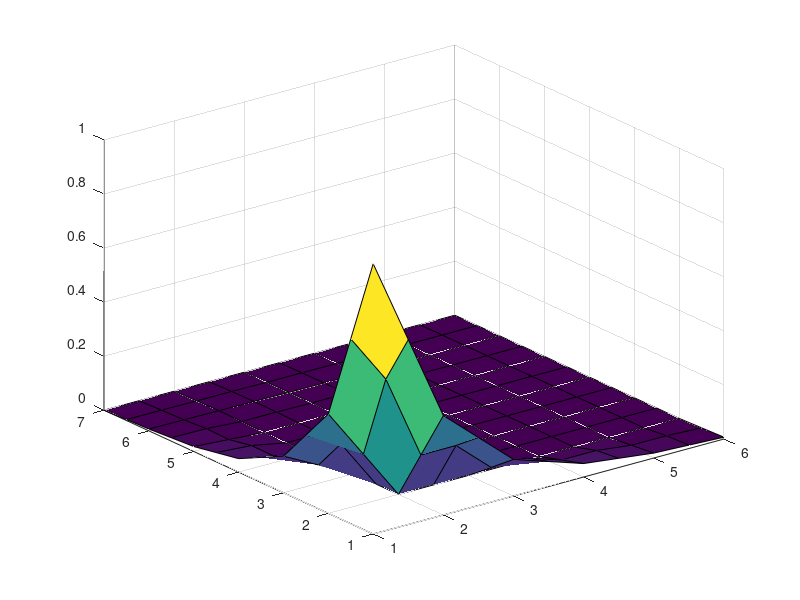
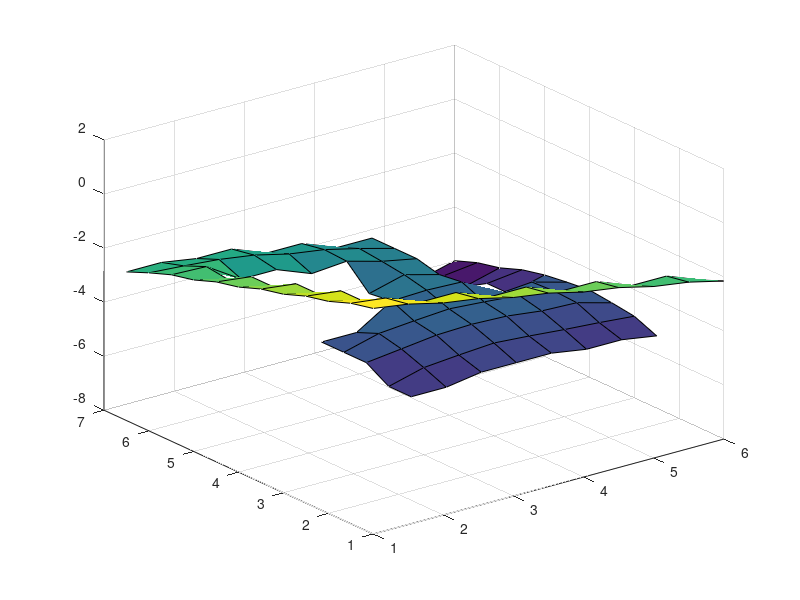
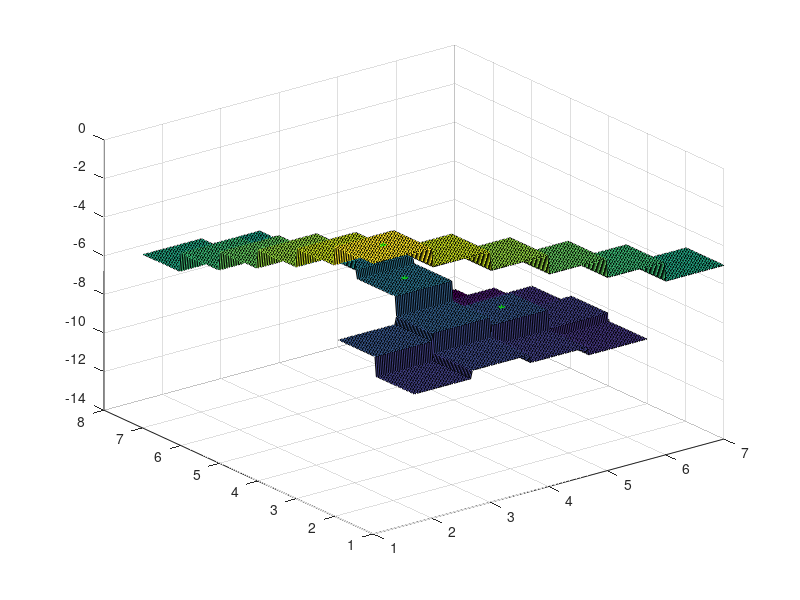

These figures' MATLAB source, in order: (Note: this script raises an error after producing the figures.)
clc
clear all
adjm=[1 1 1 1 1 1 
      1 0 0 0 0 0 
      1 0 1 1 1 1 
      1 0 1 1 1 1 
      1 0 0 1 0 1 
      1 1 1 1 0 1
      0 0 0 0 0 1];
count=1;countmain=2;
row=size(adjm,1);
column=size(adjm,2);
sr=7;
sc=6;
er=1;
ec=1;
presentrow=sr; 
presentcolumn=sc;
moves(count,1)=sr; moves(count,2)=sc;
while(presentrow~=er || presentcolumn~=ec)
    A = zeros(row,column);A(er,ec)=1;
    arr2=zeros(row+column,2);arr1=zeros(row+column,2);
    flag=1;count1=1;count2=1;loop=1;arr1(1,1)=er;arr1(1,2)=ec;
    while(flag==1)
        if(mod(loop,2)==1)
            count2=0;flag=0;
            for i=1:count1
                for j=-1:1
                    for k=-1:1
                        if ((j~=0 || k~=0) && arr1(i,1)+j>=1 && arr1(i,1)+j<=row && arr1(i,2)+k>=1 && arr1(i,2)+k<=column && adjm(arr1(i,1)+j,arr1(i,2)+k)==1 && exp(-sqrt(j^2+k^2))*A(arr1(i,1),arr1(i,2))>A(arr1(i,1)+j,arr1(i,2)+k))
                            arr2(count2+1,1)=arr1(i,1)+j;
                            arr2(count2+1,2)=arr1(i,2)+k;
                            count2=count2+1;
                            A(arr1(i,1)+j,arr1(i,2)+k)=exp(-sqrt(j^2+k^2))*A(arr1(i,1),arr1(i,2));
                            flag=1;
                        end
                    end
                end
            end
        else
            count1=0;flag=0;
            for i=1:count2
                for j=-1:1
                    for k=-1:1
                        if ((j~=0 || k~=0) && arr2(i,1)+j>=1 && arr2(i,1)+j<=row && arr2(i,2)+k>=1 && arr2(i,2)+k<=column && adjm(arr2(i,1)+j,arr2(i,2)+k)==1 && exp(-sqrt(j^2+k^2))*A(arr2(i,1),arr2(i,2))>A(arr2(i,1)+j,arr2(i,2)+k))
                            arr1(count1+1,1)=arr2(i,1)+j;
                            arr1(count1+1,2)=arr2(i,2)+k;
                            count1=count1+1;
                            A(arr2(i,1)+j,arr2(i,2)+k)=exp(-sqrt(j^2+k^2))*A(arr2(i,1),arr2(i,2));
                            flag=1;
                        end
                    end
                end
            end
        end
        loop=loop+1;
    end
    
    x=1:0.5:column;
    y=1:0.5:row;
    Z =(max(A(ceil(y),ceil(x))+A(floor(y),floor(x)),A(floor(y),ceil(x))+A(ceil(y),floor(x))))/2;
    figure (1)
    surf(x,y,Z);
    
    x=1:0.5:column;
    y=1:0.5:row;
    Z =log(max(A(ceil(y),ceil(x))+A(floor(y),floor(x)),A(floor(y),ceil(x))+A(ceil(y),floor(x))))/2;
    figure (2)
    surf(x,y,Z);
    count=countmain;
    while(presentrow~=er || presentcolumn~=ec)
        maxgrad=0;
        for j=-1:1
            for k=-1:1
                if ((j~=0 || k~=0) && presentrow+j>=1 && presentrow+j<=row && presentcolumn+k>=1 && ...
                        presentcolumn+k<=column && maxgrad< A(presentrow+j,presentcolumn+k)-A(presentrow,presentcolumn))
                    maxgrad= (A(presentrow+j,presentcolumn+k)-A(presentrow,presentcolumn))/(sqrt(j^2+k^2));
                    r=j;c=k;
                end
            end
        end
        
        presentrow=presentrow+r;presentcolumn=presentcolumn+c;
        moves(count,1)=presentrow;moves(count,2)=presentcolumn;
        count=count+1;
        x=linspace(1,column+0.99999,200);
        y=linspace(1,row+0.99999,200);
        Z =log(A(floor(y),floor(x)));
        figure (3)
        surf(x,y,Z)
        hold on
        for i=1:count-1
            if(i<countmain)
                if(A(moves(i,1),moves(i,2))~=0)
                    plot3(moves(i,2)+0.5,moves(i,1)+0.5,log(A(moves(i,1),moves(i,2))), 'r*');
                else
                    plot3(moves(i,2)+0.5,moves(i,1)+0.5,0, 'r*');
                end
            elseif(i==countmain)
                if(A(moves(i,1),moves(i,2))~=0)
                    plot3(moves(i,2)+0.5,moves(i,1)+0.5,log(A(moves(i,1),moves(i,2))), 'ro');
                else
                    plot3(moves(i,2)+0.5,moves(i,1)+0.5,0, 'ro');
                end
            else
                if(A(moves(i,1),moves(i,2))~=0)
                    plot3(moves(i,2)+0.5,moves(i,1)+0.5,log(A(moves(i,1),moves(i,2))), 'g*');
                else
                    plot3(moves(i,2)+0.5,moves(i,1)+0.5,0, 'g*');
                end
            end
            hold on;
        end
        hold off;
    end
    presentrow=moves(countmain,1);
    presentcolumn=moves(countmain,2);
    countmain=countmain+1;
    adjm=input('Enter New Maze:');
    disp('Enter New End Point:');
    er=input('Row:');
    ec=input('Column:');
    %{
    while(presentrow~=er || presentcolumn~=ec)
    fprintf('%d %d\n',presentrow,presentcolumn);
    maxgrad=0;
    for j=-1:1
        for k=-1:1
            if ((j~=0 || k~=0) && presentrow+j>=1 && presentrow+j<=row && presentcolumn+k>=1 && presentcolumn+k<=column && maxgrad< A(presentrow+j,presentcolumn+k)-A(presentrow,presentcolumn))
                maxgrad= (A(presentrow+j,presentcolumn+k)-A(presentrow,presentcolumn))/(sqrt(j^2+k^2));
                r=j;c=k;
            end
        end
    end
    presentrow=presentrow+r;presentcolumn=presentcolumn+c;
    end
    %}
end